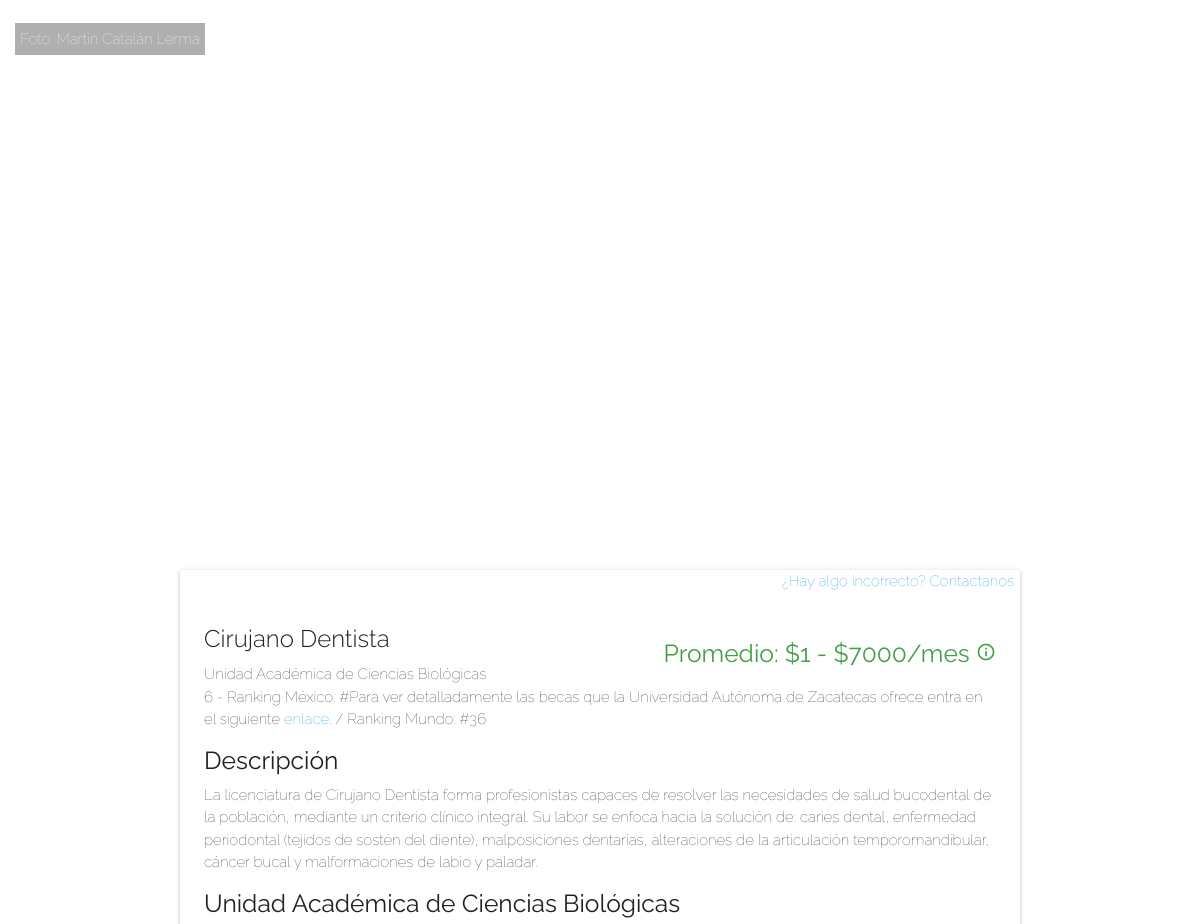
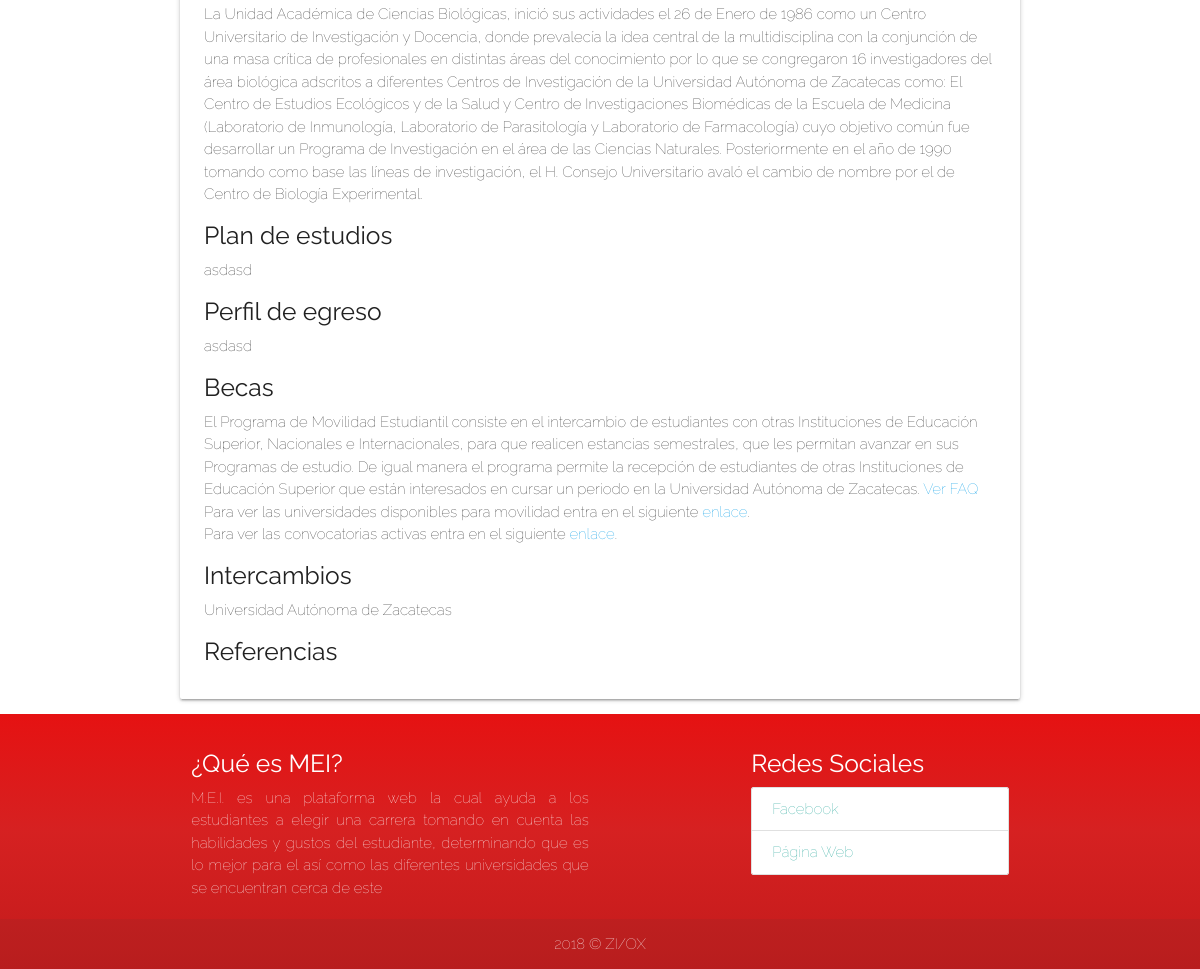
The app's page /public/nuevos/carrera.php?carrera=Cirujano Dentista&uni=Unidad Académica de Ciencias Biológicas with its own data (2 pictures, top to bottom).
### tables this page shows
CREATE TABLE `carrera_uni` (
  `UID` int(11) NOT NULL,
  `id_carrera` int(11) NOT NULL,
  `plan_estudio` mediumtext NOT NULL,
  `perfil_egreso` mediumtext NOT NULL,
  `id_universidad` int(11) NOT NULL,
  `referencias` text NOT NULL
);

CREATE TABLE `universidad` (
  `UID` int(11) NOT NULL,
  `nombre` varchar(150) NOT NULL,
  `descripcion` mediumtext NOT NULL,
  `lat` varchar(72) NOT NULL,
  `lng` varchar(72) NOT NULL,
  `foto_url` varchar(300) DEFAULT NULL,
  `foto_autor` varchar(70) NOT NULL,
  `ciudad` varchar(72) NOT NULL,
  `id_institutucion` int(11) NOT NULL
);

CREATE TABLE `carrera_info` (
  `UID` int(11) NOT NULL,
  `nombre` varchar(72) NOT NULL,
  `descripcion` mediumtext NOT NULL,
  `id_area` int(11) NOT NULL,
  `salario_min` float DEFAULT NULL,
  `salario_max` float DEFAULT NULL,
  `keywords` text NOT NULL
);

CREATE TABLE `institucion` (
  `UID` int(11) NOT NULL,
  `name` varchar(120) NOT NULL,
  `intercambio` mediumtext NOT NULL,
  `becas` mediumtext NOT NULL,
  `rank_nac` int(11) DEFAULT NULL,
  `rank_mun` int(11) DEFAULT NULL
);

### public/nuevos/carrera.php (the view, shortened to what this page needs)
<?php
  include '../../private/conn.php';
  $name = $_GET['carrera'];
  $uni = $_GET['uni'];
  $query = mysqli_query($con,"SELECT * FROM carrera_uni
            JOIN universidad ON universidad.UID = carrera_uni.id_universidad
            JOIN carrera_info ON carrera_info.UID = carrera_uni.id_carrera
            JOIN institucion ON institucion.UID = universidad.id_institutucion
            WHERE carrera_info.nombre  = '$name' AND universidad.nombre = '$uni'");
  $carrera = mysqli_fetch_array($query, MYSQLI_NUM);
  ?>
<html>
    <head>
        <link rel="stylesheet" type="text/css" href="../../assets/css/estilos.css">
    <link rel="stylesheet" href="https://cdnjs.cloudflare.com/ajax/libs/materialize/1.0.0-rc.2/css/materialize.min.css">
    </head>
    <body style="background-image: url('<?php echo $carrera[11]; ?>');background-size: cover;background-attachment: fixed; background-position: center center;">
        <?php
            echo '
            <div>
              <div class=""><span style="position: absolute; padding:5px; margin:15px; background-color:#00000050; color: white; ">Foto: '.$carrera[12].'</span></div>
            </div>';
        ?>
        <div id="container" style="display:block;">
            <div class="container">
                <?php
                  echo '
                  <div class="card white-1">
                  <span class="right" style="margin-right:6px"><a href="#modal-email" class="modal-trigger">¿Hay algo incorrecto? Contactanos</a></span>
                    <div class="card-content">
                      <span class="right green-text text-darken-1"><h5>Promedio: $'.$carrera[18].' - $'.$carrera[19].'/mes <i class="material-icons tooltipped" style="font-size: 20px;" data-position="bottom" data-delay="0" data-tooltip="El promedio depende de la experiencia, el puesto, la preparación profesional y del trabajo realizado en el mes.">info_outline</i></h5></span>
                      <span><h3 class="card-title">'.$carrera[16].'</h3></span>
                      <span class="carrera">'.$carrera[7].'</span><br>
                      <span class="carrera">'.$carrera[22].' - Ranking México: #'.$carrera[25].' / Ranking Mundo: #'.$carrera[26].'</span><br>
                      <h5>Descripción</h5>
                      <span class="carrera">'.$carrera[17].'</span>
                      <h5>'.$uni.'</h5>
                      <span class="carrera">'.$carrera[8].'</span>
                      <h5>Plan de estudios</h5>
                      <span class="carrera">'.$carrera[2].'</span>
                      <h5>Perfil de egreso</h5>
                      <span class="carrera">'.$carrera[3].'</span>
                      <h5>Becas</h5>
                      <span class="carrera">'.$carrera[24].'</span>
                      <h5>Intercambios</h5>
                      <span class="carrera">'.$carrera[23].'</span>
                      <h5>Referencias</h5>
                      <span class="carrera">'.$carrera[5].'</span>
                    </div>
                  </div>';
                ?>
            </div>
        </div>
    </body>
</html>

### public/assets/css/estilos.css (style rules this page uses)
* { margin: 0px; padding: 0px; font-family: 'Raleway', sans-serif; font-weight: lighter; box-sizing: border-box; }
.redColor { background: rgb(229,12,12); background: -moz-linear-gradient(180deg, rgba(229,12,12,0.9424720571822479) 0%, rgba(212,27,27,0.9284664549413515) 46%, rgba(191,20,20,0.9200630935968137) 100%); background: -webkit-linear-gradient(180deg, rgba(229,12,12,0.9424720571822479) 0%, rgba(212,27,27,0.9284664549413515) 46%, rgba(191,20,20,0.9200630935968137) 100%); background: linear-gradient(180deg, rgba(229,12,12,0.9424720571822479) 0%, rgba(212,27,27,0.9284664549413515) 46%, rgba(191,20,20,0.9200630935968137) 100%); filter: progid:DXImageTransform.Microsoft.gradient(startColorstr="#e50c0c",endColorstr="#bf1414",GradientType=1); }

### records on screen
carrera_uni: id_universidad.foto_autor "Martín Catalán Lerma", id_carrera.id_area "1", id_carrera.salario_min "7000", id_carrera.nombre "Cirujano Dentista", id_universidad.nombre "Unidad Académica de Ciencias Biológicas", institucion.UID "6", institucion.becas "Para ver detalladamente las becas que la Universidad Autónoma de Zacatecas ofrece entra en el siguiente enlace .", institucion.rank_nac "36", id_carrera.descripcion "La licenciatura de Cirujano Dentista forma profesionistas capaces de resolver las necesidades de salud bucodental de la población, mediante un criterio clínico integral. Su labor se enfoca hacia la solución de: caries dental, enfermedad periodontal (tejidos de sostén del diente), malposiciones dentarias, alteraciones de la articulación temporomandibular, cáncer bucal y malformaciones de labio y paladar.", id_universidad.descripcion "La Unidad Académica de Ciencias Biológicas, inició sus actividades el 26 de Enero de 1986 como un Centro Universitario de Investigación y Docencia, donde prevalecía la idea central de la multidisciplina con la conjunción de una masa crítica de profesionales en distintas áreas del conocimiento por lo que se congregaron 16 investigadores del área biológica adscritos a diferentes Centros de Investigación de la Universidad Autónoma de Zacatecas como: El Centro de Estudios Ecológicos y de la Salud y Centro de Investigaciones Biomédicas de la Escuela de Medicina (Laboratorio de Inmunología, Laboratorio de Parasitología y Laboratorio de Farmacología) cuyo objetivo común fue desarrollar un Programa…", plan_estudio "asdasd", perfil_egreso "asdasd", institucion.intercambio "El Programa de Movilidad Estudiantil consiste en el intercambio de estudiantes con otras Instituciones de Educación Superior, Nacionales e Internacionales, para que realicen estancias semestrales, que les permitan avanzar en sus Programas de estudio. De igual manera el programa permite la recepción de estudiantes de otras Instituciones de Educación Superior que están interesados en cursar un periodo en la Universidad Autónoma de Zacatecas. Ver FAQ Para ver las universidades disponibles para movilidad entra en el siguiente enlace . Para ver las convocatorias activas entra en el siguiente enlace .", institucion.name "Universidad Autónoma de Zacatecas"

### other values on screen
$uni "Unidad Académica de Ciencias Biológicas"
